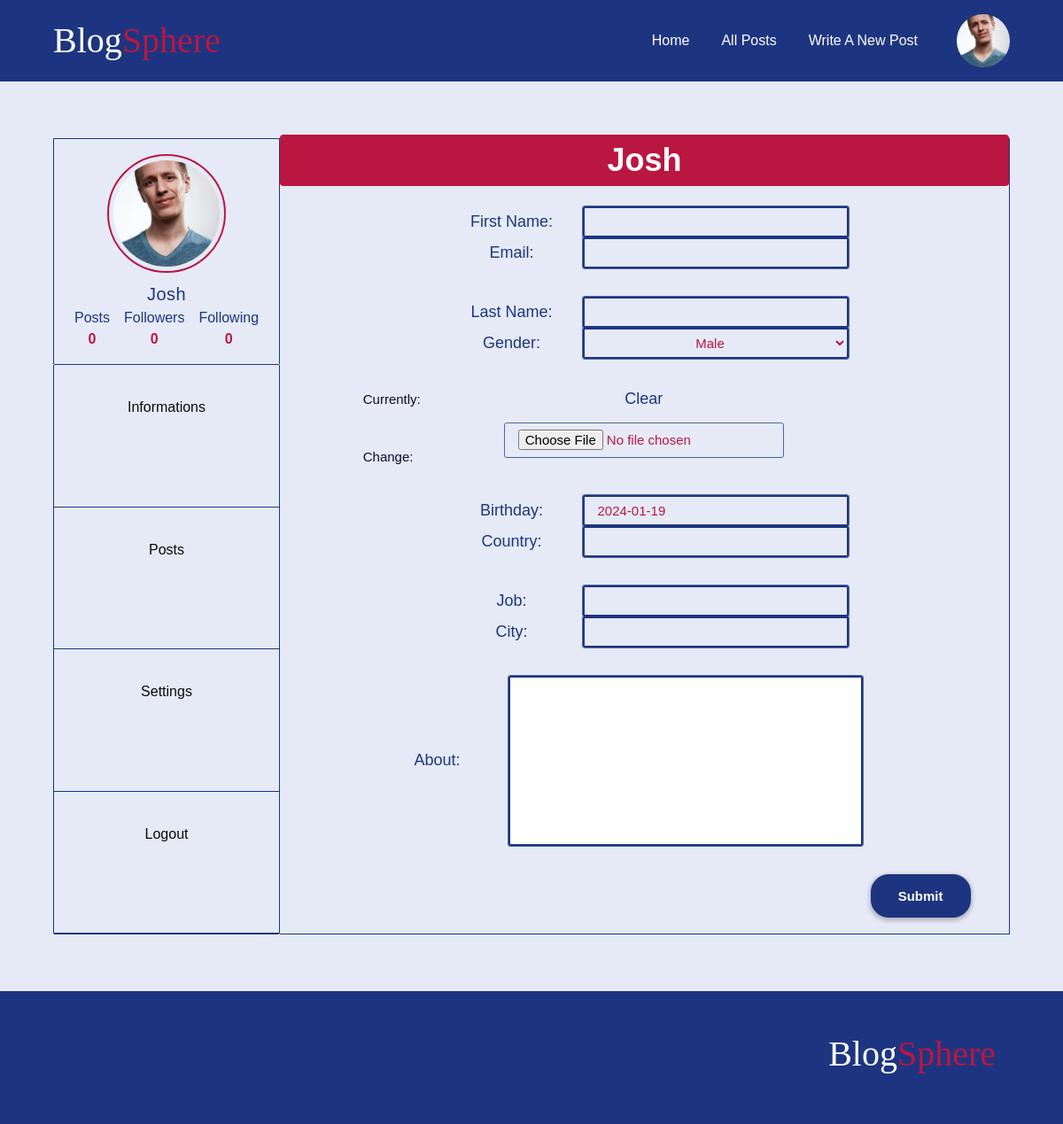
/account/MyProfile/informations/ (signed in), run on an earlier commit of the app's database.
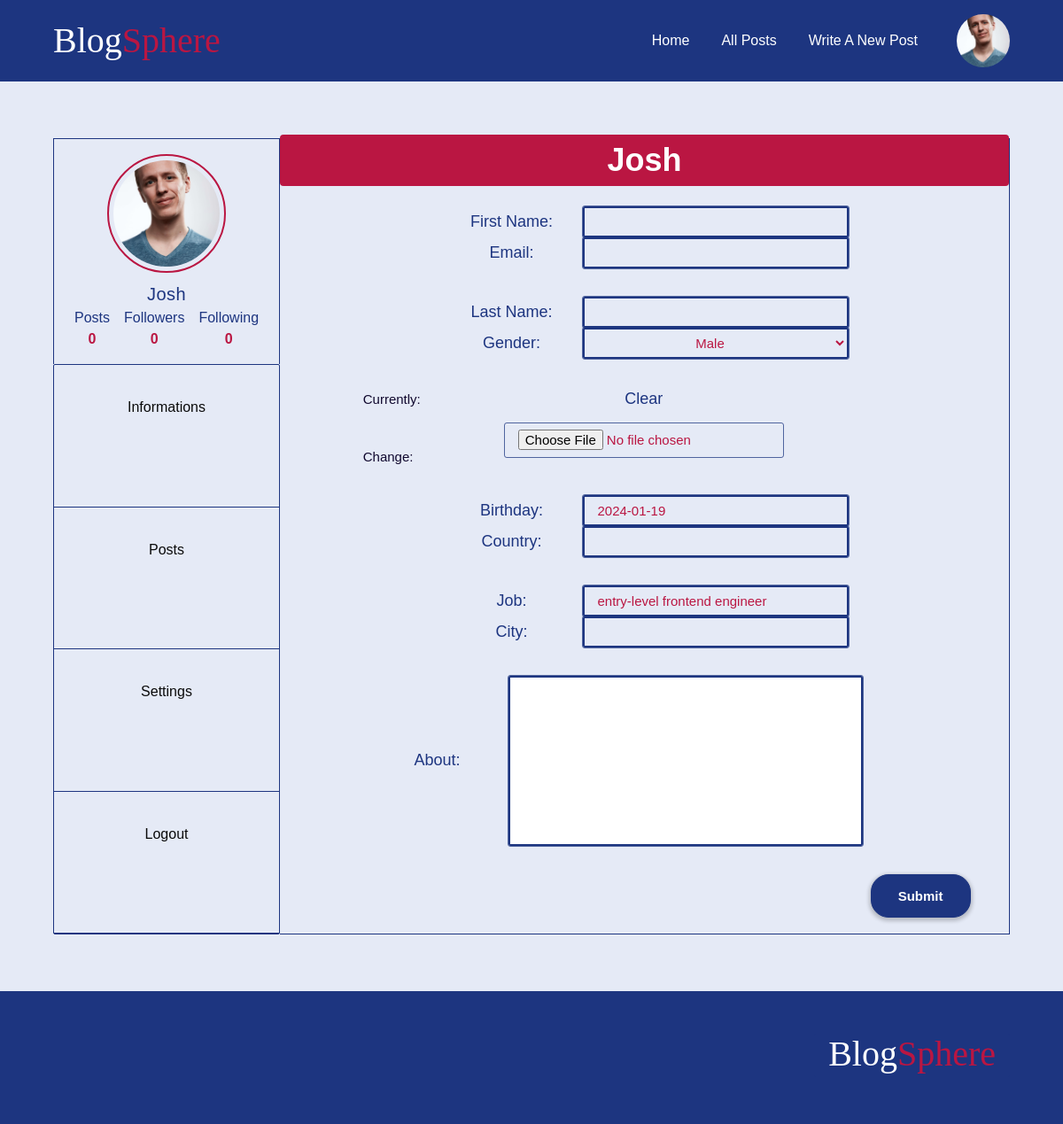
And on a later commit of the database.
### accounts/models.py (models this page shows, shortened)
class Profile(models.Model):
    MALE = 'M'
    FEMALE = 'F'
    OTHER = 'O'
    GENDER_CHOICES = [
        (MALE, 'Male'),
        (FEMALE, 'Female'),
        (OTHER, 'Other'),
    ]
    user = models.OneToOneField(User, on_delete=models.CASCADE)
    bio = models.TextField(blank=True,null=True,  max_length = 400)
    profile_pic = models.ImageField( blank=True, null=True)
    gender = models.CharField(null=True, blank= True,  max_length=1,choices=GENDER_CHOICES, default= MALE)
    birthday = models.DateField(null=True, blank = True, default=default_date)
    job = models.CharField(blank=True, null=True,  max_length = 400)
    first_name = models.CharField(null=True, blank=True, max_length=100)
    last_name = models.CharField(null=True, blank=True, max_length=100)
    email = models.EmailField(null=True, blank=True,  max_length=254)
    full_name = models.CharField(null=True, max_length = 200, blank= True)
    country = models.CharField(null=True, blank=True, max_length=100)
    city = models.CharField(null=True, blank=True, max_length=100)
    following = models.ManyToManyField('self',symmetrical=False, blank=True)
    followers = models.ManyToManyField("self", related_name="followed_by", symmetrical=False, blank=True)
    comments = models.ManyToManyField(Comment,related_name='user_comments', blank=True)
    def __str__(self):
        return f"{self.user.username}"

### accounts/views.py (the view)
# urls.py: path('MyProfile/informations/', views.myΙnformations, name='my-informations'),
def myΙnformations(request):
    user_profile = Profile.objects.get(user=request.user)
    if request.method == "POST":
        form = UserForm(request.POST, request.FILES, instance=user_profile)
        if form.is_valid():
            form.save()
            messages.success(request, 'Profile updated successfully', extra_tags='update-profile')
            return redirect('my-informations')
        else:
            messages.error(request, 'Error updating profile. Please check the form.', extra_tags='update-profile')
    else:
        form = UserForm(instance=user_profile)
    context={
        'form':form,
        'user_profile': user_profile
    }
    return render(request,'account/components/myProfile/form.html',context )

### accounts/forms.py
class  UserForm(forms.ModelForm):
    email = forms.EmailField( required=False)
    first_name = forms.CharField(max_length=100, required=False)
    last_name = forms.CharField(max_length=100, required=False)
    class Meta:
        model = Profile
        exclude = ["following", "followers", 'user','comments']
    def __init__(self, *args, **kwargs):
        super(UserForm, self).__init__(*args, **kwargs)
        if self.instance:
                self.fields['email'].initial = self.instance.user.email
                self.fields['first_name'].initial = self.instance.user.first_name
                self.fields['last_name'].initial = self.instance.user.last_name

### blog/context_processors.py (called while the page is built)
def render_Nav_processor(request):
  if request.user.is_authenticated:
    navigation_links = Navigation.objects.exclude(destination = 'login')
  else:
    navigation_links = Navigation.objects.exclude(destination = 'logout')
  return  {
        'nav_links': navigation_links
    }

### accounts/templates/account/components/myProfile/form.html (shortened to what this page needs)
{% extends "account/myProfile.html" %}
{% load static %}
{% block style %}
<link rel="stylesheet" href="{% static 'article.css' %}">
<link rel="stylesheet" href="{% static 'myProfile.css'%}">
{% endblock style %}
{% block myProfile-content %}
<h1 class="tab-heading"> {{user_profile}} </h1>
<form class="user-settings" method="POST" enctype="multipart/form-data" action="">
 <div class="row tab-form">
 <fieldset class="col-user-details">
    <label for="id_first_name">First Name:</label>
    {{ form.first_name }}
 </fieldset>
 <fieldset class="col-user-details">
    <label for="id_email">Email:</label>
    {{ form.email }}
 </fieldset>
 </div>
 <div class="row tab-form">
 <fieldset class="col-user-details">
    <label for="id_last_name">Last Name:</label>
    {{ form.last_name }}
 </fieldset>
 <fieldset class="col-user-details">
    <label for="id_gender">Gender:</label>
    {{ form.gender }}
 </fieldset>
 </div>
 <div class="row tab-form">
 <fieldset class="col-user-details">
   {{ form.profile_pic }}
 </fieldset>
</div>
 <div class="row tab-form">
 <fieldset class="col-user-details">
    <label for="id_last_name">Birthday:</label>
    {{ form.birthday }}
 </fieldset>
 <fieldset class="col-user-details">
    <label for="id_gender">Country:</label>
    {{ form.country }}
 </fieldset>
 </div>
 <div class="row tab-form">
    <fieldset class="col-user-details">
       <label for="id_last_name">Job:</label>
       {{ form.job }}
    </fieldset>
    <fieldset class="col-user-details">
       <label for="id_gender">City:</label>
       {{ form.city }}
      </fieldset>
   </div>
    <div class="row textarea tab-form">
        <fieldset class="col-user-details">
           <label for="id_last_name">About:</label>
           {{ form.bio }}
        </fieldset>
        </div>
    <div class="row tab-form">
     <input class="save" type="submit" value="Submit">
        </div>
</form>
{% endblock myProfile-content %}

### accounts/templates/account/myProfile.html (shortened to what this page needs)
{% extends "layout.html" %}
{% load static %}
{% block content %}
<section class="user-profile">
   <div class="user-settings">
<div class="user-image-container">
{% if user_profile.profile_pic  %}
<img class="user-image myprofile-pic " src="{{user_profile.profile_pic.url}}" alt="User's profile picture">
{% else %}
<img class="no-picture myprofile-pic" src="{% static 'images/no-profile-picture.svg' %}" alt="">
{% endif %}
{% if user_profile.first_name and user_profile.last_name %}
<span class="user-fullname">
   {{user_profile.first_name}} {{user_profile.last_name}}
  </span>
   {% else %}
   <span class="user-fullname">
   {{request.user}}
   </span>
      {% endif %}
<div>
  <div role="table" class="table">
    <div role="row" class="col">
        <div role="columnheader" class="th">Posts</div>
        <div  role="cell" class="td">{{ user_profile.user.post_set.all.count }}</div>
    </div>
    <div role="row" class="col">
        <div role="columnheader" class="th">Followers</div>
        <div  role="cell" class="td">{{ user_profile.followers.count }}</div>
    </div>
    <div role="col" class="col">
        <div role="columnheader" class="th">Following</div>
        <div  role="cell" class="td">{{user_profile.following.count}}</div>
    </div>
   </div>
  </div>
</div>
 <ul class="settings-list">
  <li><a  href="{% url 'my-informations' %}">Informations</a></li>
   <li><a  href="{% url 'my-posts' %}">Posts</a></li>
   <li><a  href="">Settings</a></li>
   <li><a  href="">Logout</a></li>
 </ul>
</div>
<section class="user-information">
    {% block myProfile-content %}
      {% endblock myProfile-content %}
    </section>
</section>
{% endblock content %}

What changed in the data, as far as the page shows it:
changed Profile "Male": job (not shown) → "entry-level frontend engineer"
